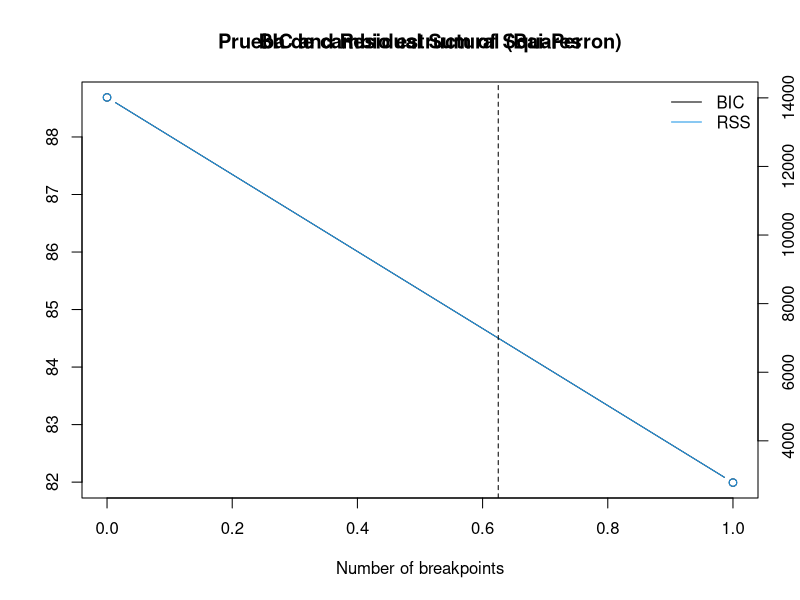

Generate this figure with R: (Note: this script raises an error after producing the figure.)

# 02_change_point_test.R
# Structural change test before/after Zero-Trust adoption (2022)
# Output: outputs/figures/02_changepoint.png

# Si tienes problemas de permisos o R no encuentra los paquetes instalados,
# puedes especificar manualmente la ruta a tu carpeta de librerías personal.
# Descomenta y edita la siguiente línea según tu usuario y versión de R:
# .libPaths("C:/Users/tu_usuario/AppData/Local/R/win-library/4.x")
.libPaths("C:/Users/santi/AppData/Local/R/win-library/4.5")
library(readr); library(dplyr); library(ggplot2); library(strucchange)

inc <- read_csv("incidents.csv") %>%
  group_by(year) %>%
  summarize(incidents = sum(incidents)) %>%
  arrange(year)

# Fit simple linear model
fm <- lm(incidents ~ year, data = inc)
bp <- breakpoints(incidents ~ year, data = inc, h = 3)

png("outputs/figures/02_changepoint.png", width = 800, height = 500)
plot(bp)
lines(bp)
title("Prueba de cambio estructural (Bai-Perron)")
dev.off()

cat("Número óptimo de rupturas:", breakpoints(fm)$breakpoints, "\n")
